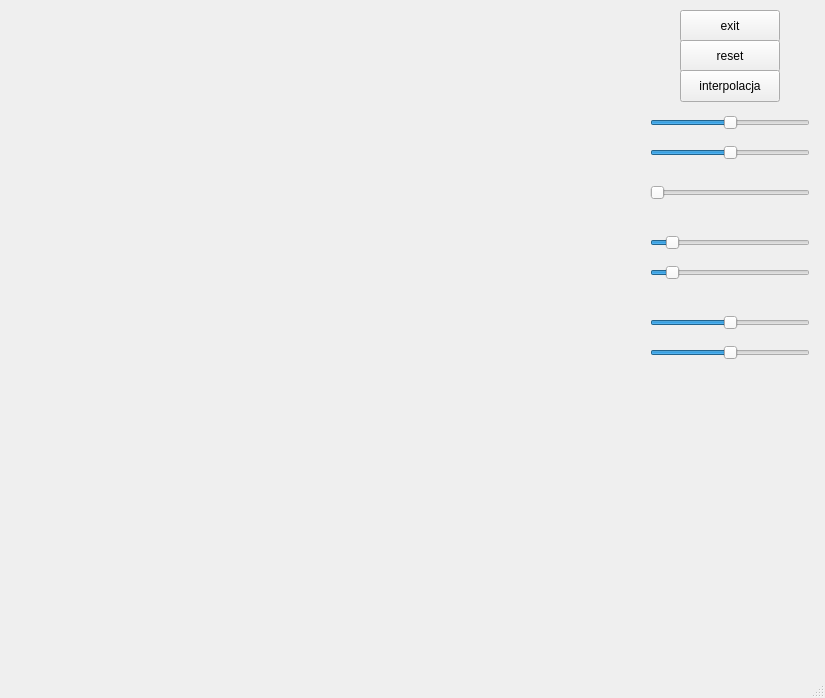
<?xml version="1.0" encoding="UTF-8"?>
<ui version="4.0">
 <class>MainWindow</class>
 <widget class="QMainWindow" name="MainWindow">
  <property name="geometry">
   <rect>
    <x>0</x>
    <y>0</y>
    <width>825</width>
    <height>698</height>
   </rect>
  </property>
  <property name="windowTitle">
   <string>MainWindow</string>
  </property>
  <widget class="QWidget" name="centralwidget">
   <widget class="Ekran" name="widget" native="true">
    <property name="geometry">
     <rect>
      <x>10</x>
      <y>0</y>
      <width>640</width>
      <height>640</height>
     </rect>
    </property>
   </widget>
   <widget class="QPushButton" name="wyjdz">
    <property name="geometry">
     <rect>
      <x>680</x>
      <y>10</y>
      <width>100</width>
      <height>32</height>
     </rect>
    </property>
    <property name="text">
     <string>exit</string>
    </property>
   </widget>
   <widget class="QSlider" name="x_slider">
    <property name="geometry">
     <rect>
      <x>650</x>
      <y>110</y>
      <width>160</width>
      <height>25</height>
     </rect>
    </property>
    <property name="minimum">
     <number>-320</number>
    </property>
    <property name="maximum">
     <number>320</number>
    </property>
    <property name="orientation">
     <enum>Qt::Horizontal</enum>
    </property>
   </widget>
   <widget class="QSlider" name="alfa_slider">
    <property name="geometry">
     <rect>
      <x>650</x>
      <y>180</y>
      <width>160</width>
      <height>25</height>
     </rect>
    </property>
    <property name="maximum">
     <number>360</number>
    </property>
    <property name="orientation">
     <enum>Qt::Horizontal</enum>
    </property>
   </widget>
   <widget class="QSlider" name="sx_slider">
    <property name="geometry">
     <rect>
      <x>650</x>
      <y>230</y>
      <width>160</width>
      <height>25</height>
     </rect>
    </property>
    <property name="maximum">
     <number>1000</number>
    </property>
    <property name="value">
     <number>100</number>
    </property>
    <property name="orientation">
     <enum>Qt::Horizontal</enum>
    </property>
   </widget>
   <widget class="QSlider" name="sy_slider">
    <property name="geometry">
     <rect>
      <x>650</x>
      <y>260</y>
      <width>160</width>
      <height>25</height>
     </rect>
    </property>
    <property name="maximum">
     <number>1000</number>
    </property>
    <property name="value">
     <number>100</number>
    </property>
    <property name="orientation">
     <enum>Qt::Horizontal</enum>
    </property>
   </widget>
   <widget class="QSlider" name="shx_slider">
    <property name="geometry">
     <rect>
      <x>650</x>
      <y>310</y>
      <width>160</width>
      <height>25</height>
     </rect>
    </property>
    <property name="minimum">
     <number>-100</number>
    </property>
    <property name="maximum">
     <number>100</number>
    </property>
    <property name="orientation">
     <enum>Qt::Horizontal</enum>
    </property>
   </widget>
   <widget class="QSlider" name="shy_slider">
    <property name="geometry">
     <rect>
      <x>650</x>
      <y>340</y>
      <width>160</width>
      <height>25</height>
     </rect>
    </property>
    <property name="minimum">
     <number>-100</number>
    </property>
    <property name="maximum">
     <number>100</number>
    </property>
    <property name="orientation">
     <enum>Qt::Horizontal</enum>
    </property>
   </widget>
   <widget class="QPushButton" name="reset">
    <property name="geometry">
     <rect>
      <x>680</x>
      <y>40</y>
      <width>100</width>
      <height>32</height>
     </rect>
    </property>
    <property name="text">
     <string>reset</string>
    </property>
   </widget>
   <widget class="QSlider" name="y_slider">
    <property name="geometry">
     <rect>
      <x>650</x>
      <y>140</y>
      <width>160</width>
      <height>25</height>
     </rect>
    </property>
    <property name="minimum">
     <number>-320</number>
    </property>
    <property name="maximum">
     <number>320</number>
    </property>
    <property name="orientation">
     <enum>Qt::Horizontal</enum>
    </property>
   </widget>
   <widget class="QPushButton" name="INTERPOLACJA">
    <property name="geometry">
     <rect>
      <x>680</x>
      <y>70</y>
      <width>100</width>
      <height>32</height>
     </rect>
    </property>
    <property name="text">
     <string>interpolacja</string>
    </property>
   </widget>
  </widget>
  <widget class="QMenuBar" name="menubar">
   <property name="geometry">
    <rect>
     <x>0</x>
     <y>0</y>
     <width>825</width>
     <height>24</height>
    </rect>
   </property>
  </widget>
  <widget class="QStatusBar" name="statusbar"/>
 </widget>
 <customwidgets>
  <customwidget>
   <class>Ekran</class>
   <extends>QWidget</extends>
   <header>ekran.h</header>
   <container>1</container>
   <slots>
    <signal>setCurrentAlpha(int)</signal>
    <slot>alphaSliderChange(int)</slot>
    <slot>warstwaButton()</slot>
    <slot>alphaSliderChange()</slot>
    <slot>setAlpha(int)</slot>
    <slot>blendMode()</slot>
   </slots>
  </customwidget>
 </customwidgets>
 <resources/>
 <connections/>
</ui>
